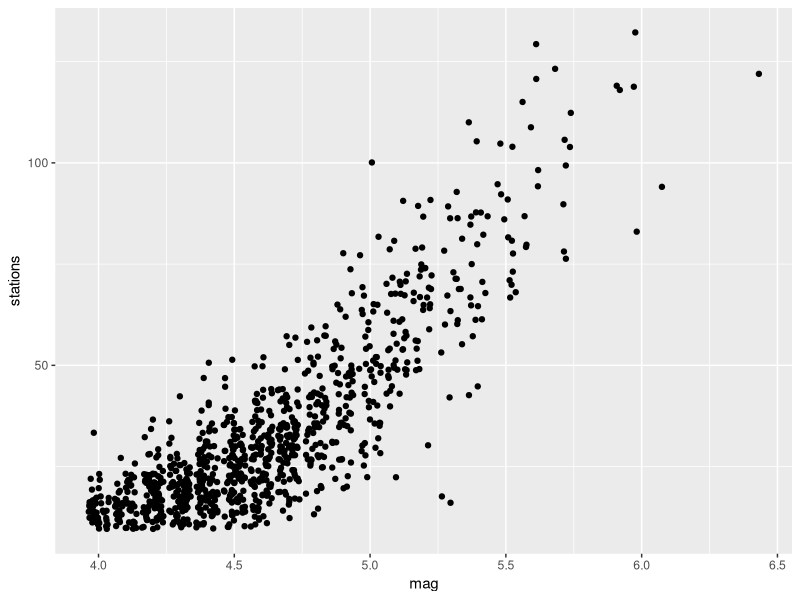
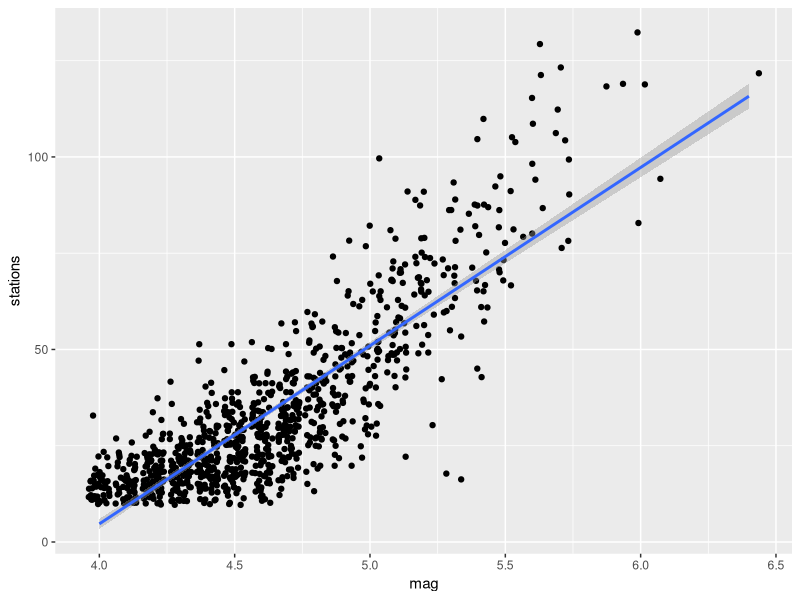

The R script that drew these images, in order: (Note: this script raises an error after producing the figures.)
## ---- chunk 1
knitr::opts_chunk$set(echo = TRUE)
## ---- chunk 2
data(quakes)
str(quakes)
?quakes
## ---- chunk 3
library(ggplot2)
ggplot(quakes, (aes(x = mag, y = stations))) + geom_point(position = "jitter")

## ---- chunk 4
m1 <- lm(stations ~ mag, data = quakes) 
ggplot(quakes, (aes(x = mag, y = stations))) + geom_point(position = "jitter") +
  geom_smooth(method = "lm")
summary(m1)
## ---- chunk 5
x = quakes$mag
y = quakes$stations
slope <- (sd(y)/sd(x)) * cor(x,y)
slope <- m1$coefficients[2]

## ---- chunk 6
SE_slope <- summary(m1)$coef[2,2]
n <- nrow(quakes)
t_stat <- qt(.025, df = n-2)
LB <- slope - t_stat * SE_slope 
UB <- slope + t_stat * SE_slope 
c(LB, UB)
confint(m1, level = 0.95)
## ---- chunk 7
stations = -180.4243 + 46.2822*(7.0)
stations

## ---- chunk 8
n1 <- nrow(quakes)
n1
meanmag = mean(quakes$mag)
meanmag
stdmag = sd(quakes$mag)
stdmag
xsim = rnorm(n = n1, mean = meanmag, sd = stdmag)
xactual = quakes$mag
mean(xsim)
nxs =count(xsim)
nxs
## ---- chunk 9

x1 <- quakes$mag

f_hat1 <- function(x1) {
  f_hatgen <- 46.2822*(x1) -180.4243
  return(f_hatgen)
}

f_hatsim <- function(xsim) {
  f_hatgsim <- 46.2822*(xsim) -180.4243
  return(f_hatgsim)
  }

f_hat1(5)
f_hatsim(5)


## ---- chunk 10
meanstations = mean(quakes$stations)
#meanstations
stdstations = sd(quakes$stations)
#stdstations

#sigma = sqrt(m1$res/(n1-2))
#ysim <- rnorm(n = n1, mean = f_hatsim(xsim), sd = stdstations)
rss <- sum((x1 - mean(x1))^2)
mean(rss)
#rss1 = (m1$res)^2
#rss1
sigma = rss/(1000-2)
mean(sigma)
error <- rnorm(n = 1000, mean = 0, sd = stdstations)
mean(error)
#sd(error)
ysim1 = f_hat1(xsim) + error
mean(ysim)
## ---- chunk 11
ggplot(quakes, (aes(x = xsim, y = ysim1))) + geom_point(position = "jitter") 

## ---- chunk 12
ggplot(quakes, aes(x=lat, y=long)) + geom_point(aes(size = mag, colour = mag, alpha = 1/10)) + labs(title="Location and Magnitude of Quakes", x="Latitude", y="Longitude")
## ---- chunk 13
x <- c(1:3, 5:12)
y <- c(-7.1, -7.1, .5, -3.6, -2, -1.7, -4, -.2, -1.2, -1.2, -3.5)

library(tidyverse)
my_fun <- function(k, x, y) {
  f_k <- rep(NA, length(k))
  for (i in 1:length(k)) {
    f_k[i] <- sum(k[i] + y + x)
  }
  f_k
}

k <- 1:10
f_k <- my_fun(k, x, y)

df <- tibble(k = k, f_k = f_k)
ggplot(df, aes(x = k, y = f_k)) +
  geom_line(col = "tomato") +
  theme_bw() +
  ylab("variability")
